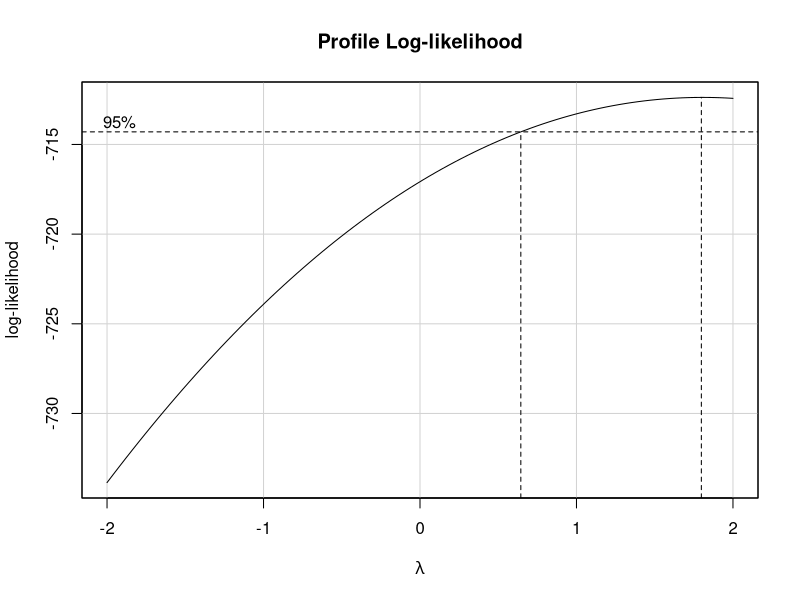
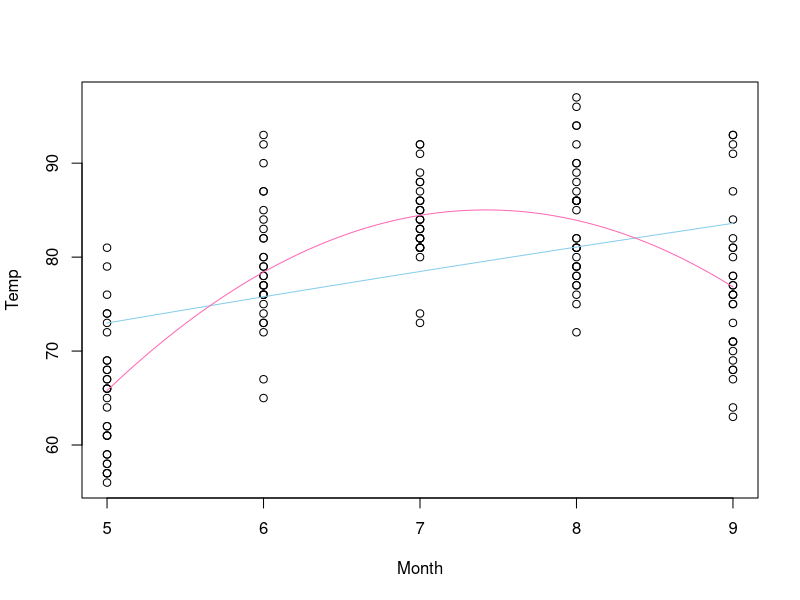
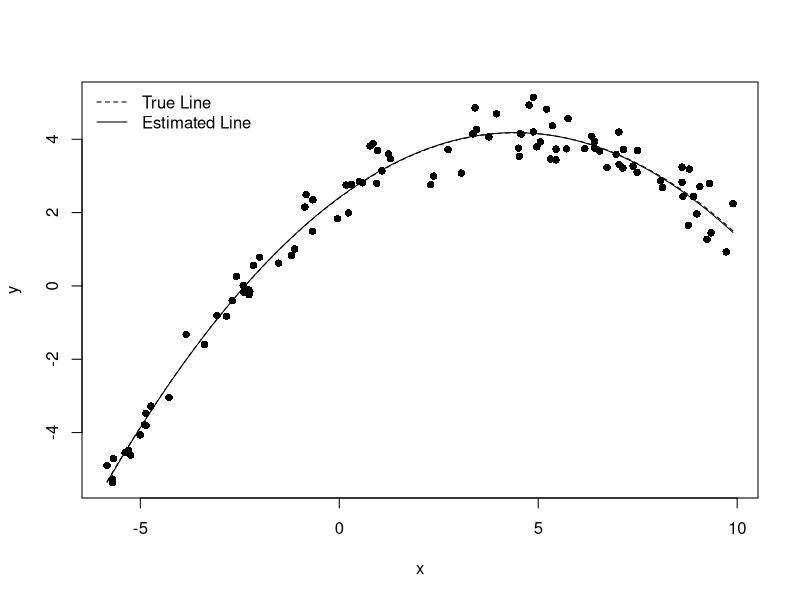

Source code (R) for these figures, in order:
## ---- chunk 1
knitr::opts_chunk$set(echo = TRUE)
library(car)
## ---- chunk 2
lm1 <- lm(Temp ~ Month, data=airquality) 

# transform
boxCox(lm1) # says square or nothing
lm2 <- lm(Temp^2 ~ Month, data=airquality)

plot(Temp ~ Month, data=airquality)
b <- coef(lm2)
curve(sqrt(b[1] + b[2]*x), add=TRUE, col="skyblue")

# model selection
lm3 <- lm(Temp ~ Month + I(Month^2), data=airquality)
b <- coef(lm3)

curve(b[1] + b[2]*x + b[3]*x^2, add=TRUE, col="hotpink")
## ---- chunk 3
# simulating the quadratic model
#2.4, 0.8, -.09 (-6,10)
#  ## Simulating Data from a Regression Model
  ## This R-chunk is meant to be played in your R Console.
  ## It allows you to explore how the various elements
  ## of the regression model combine together to "create"
  ## data and then use the data to "re-create" the line.

  set.seed(101) #Allows us to always get the same "random" sample
                #Change to a new number to get a new sample

  n <- 100 #set the sample size

  X_i <- runif(n, -6, 10) 
    #Gives n random values from a uniform distribution between 15 to 45.

  beta0 <- 2.4 #Our choice for the y-intercept. 

  beta1 <- 0.8 #Our choice for the slope. 
  
  beta2 <- -0.09

  sigma <- .46 #Our choice for the std. deviation of the error terms.


  epsilon_i <- rnorm(n, 0, sigma) 
    #Gives n random values from a normal distribution with mean = 0, st. dev. = sigma.

  Y_i <- beta0 + beta1*X_i + beta2*X_i^2 + epsilon_i 
    #Create Y using the normal error regression model

  fabData <- data.frame(y=Y_i, x=X_i) 
    #Store the data as data

  View(fabData) 
  

  #In the real world, we begin with data (like fabData) and try to recover the model that 
  # (we assume) was used to created it.

  fab.lm <- lm(y ~ x + I(x^2), data=fabData) #Fit an estimated regression model to the fabData.
  b <- coef(fab.lm)
  summary(fab.lm) #Summarize your model. 

  plot(y ~ x, data=fabData, pch=16) #Plot the data.

  #abline(fab.lm) #Add the estimated regression line to your plot.


  # Now for something you can't do in real life... but since we created the data...

  #abline(beta0, beta1, lty=2) 
  curve(beta0 + beta1*x + beta2*x^2, add=TRUE, lty=2)
  curve(b[1]+b[2]*x+b[3]*x^2, add=TRUE)
    #Add the true regression line to your plot using a dashed line (lty=2). 

  legend("topleft", legend=c("True Line", "Estimated Line"), lty=c(2,1), bty="n") 
    #Add a legend to your plot specifying which line is which.
## ---- chunk 4
challData <- data.frame(y=c( 62.0230141814838,65.3287607440202,63.0850996714816,64.7215795301002,63.5747270663006,53.702998209753,67.3864948748882,63.6127706891815,67.7168411573423,65.1905587130745,62.7203672543605,65.9786946907104,65.9747299777148,66.0078406427285,56.6621327894133,64.427226260792,59.6411522580869,54.7853006620191,62.5791157289376,64.2432705505488,64.6637314187692,66.0977643647167,66.1309505076381,63.2605451217536,65.8227827462007,65.2274912077561,67.8282521078083,65.7658686316158,62.295434407344,57.8409797705986 ),  x=c( 2.0260852817446,9.03627189621329,3.7256769053638,10.362243656069,11.1665419801138,-1.36220900854096,5.39347683265805,10.4938666215166,5.72009020252153,4.39260629424825,11.3956668348983,4.34667818667367,7.48598889634013,6.01686762738973,-0.559054442681372,10.5975495856255,1.44522828096524,-1.41116653056815,2.59089006995782,11.3630510880612,10.4535504248925,7.69924768619239,6.96709539275616,11.9197768727317,7.1798811876215,7.91942655434832,5.61692434595898,6.31798828626052,2.04823632212356,0.0595910623669624 ), x2=c( 1,0,1,0,0,1,1,0,1,1,0,1,0,0,1,0,1,1,1,0,0,0,0,0,0,0,1,0,1,1 ))

View(challData)
